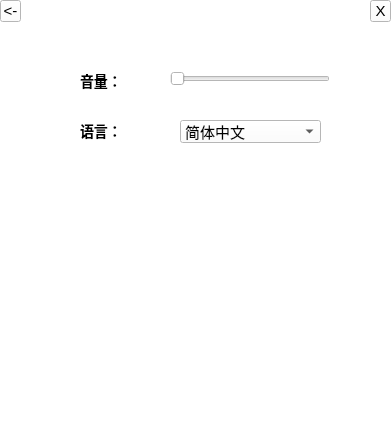
<?xml version="1.0" encoding="UTF-8"?>
<ui version="4.0">
 <class>Setting</class>
 <widget class="QWidget" name="Setting">
  <property name="geometry">
   <rect>
    <x>0</x>
    <y>0</y>
    <width>392</width>
    <height>445</height>
   </rect>
  </property>
  <property name="windowTitle">
   <string>Form</string>
  </property>
  <property name="styleSheet">
   <string notr="true">*{
background:rgb(255, 255, 255);
font-size:15px;
font-style:MingLiU-ExtB;
}
QFrame{
border:sold 10px rgba(0,0,0);
background-image:url();/*背景*/
}
QToolButton{
color:#000000;
}
QToolButton:pressed{
background-color:rgb(224,0,0);
border-style:inset;
font-style:MingLiU-ExtB;
}
QLabel{
background:rgba(85,170,255,0);
color:black;
font-style:MingLiU-ExtB;
font-size:14px;
}
QHorizontalSlider{
background:rgba(85,170,255,0);
color:black;
font-style:MingLiU-ExtB;
font-size:14px;
}
QComboBox{
color:black;
}</string>
  </property>
  <widget class="QFrame" name="frame">
   <property name="geometry">
    <rect>
     <x>0</x>
     <y>0</y>
     <width>391</width>
     <height>441</height>
    </rect>
   </property>
   <property name="frameShape">
    <enum>QFrame::StyledPanel</enum>
   </property>
   <property name="frameShadow">
    <enum>QFrame::Raised</enum>
   </property>
   <widget class="QToolButton" name="toolButton_back">
    <property name="geometry">
     <rect>
      <x>0</x>
      <y>0</y>
      <width>21</width>
      <height>22</height>
     </rect>
    </property>
    <property name="text">
     <string>&lt;-</string>
    </property>
   </widget>
   <widget class="QToolButton" name="toolButton_close">
    <property name="geometry">
     <rect>
      <x>370</x>
      <y>0</y>
      <width>21</width>
      <height>22</height>
     </rect>
    </property>
    <property name="text">
     <string>X</string>
    </property>
   </widget>
   <widget class="QSlider" name="horizontalSlider">
    <property name="geometry">
     <rect>
      <x>170</x>
      <y>70</y>
      <width>160</width>
      <height>18</height>
     </rect>
    </property>
    <property name="orientation">
     <enum>Qt::Horizontal</enum>
    </property>
   </widget>
   <widget class="QComboBox" name="comboBox_language">
    <property name="geometry">
     <rect>
      <x>180</x>
      <y>120</y>
      <width>141</width>
      <height>23</height>
     </rect>
    </property>
    <item>
     <property name="text">
      <string>简体中文</string>
     </property>
    </item>
    <item>
     <property name="text">
      <string>English</string>
     </property>
    </item>
   </widget>
   <widget class="QLabel" name="label_sound">
    <property name="geometry">
     <rect>
      <x>80</x>
      <y>70</y>
      <width>81</width>
      <height>21</height>
     </rect>
    </property>
    <property name="font">
     <font>
      <pointsize>-1</pointsize>
      <weight>75</weight>
      <bold>true</bold>
     </font>
    </property>
    <property name="text">
     <string>音量：</string>
    </property>
   </widget>
   <widget class="QLabel" name="label_language">
    <property name="geometry">
     <rect>
      <x>80</x>
      <y>120</y>
      <width>51</width>
      <height>21</height>
     </rect>
    </property>
    <property name="font">
     <font>
      <pointsize>-1</pointsize>
      <weight>75</weight>
      <bold>true</bold>
     </font>
    </property>
    <property name="text">
     <string>语言：</string>
    </property>
   </widget>
  </widget>
 </widget>
 <resources/>
 <connections/>
</ui>
